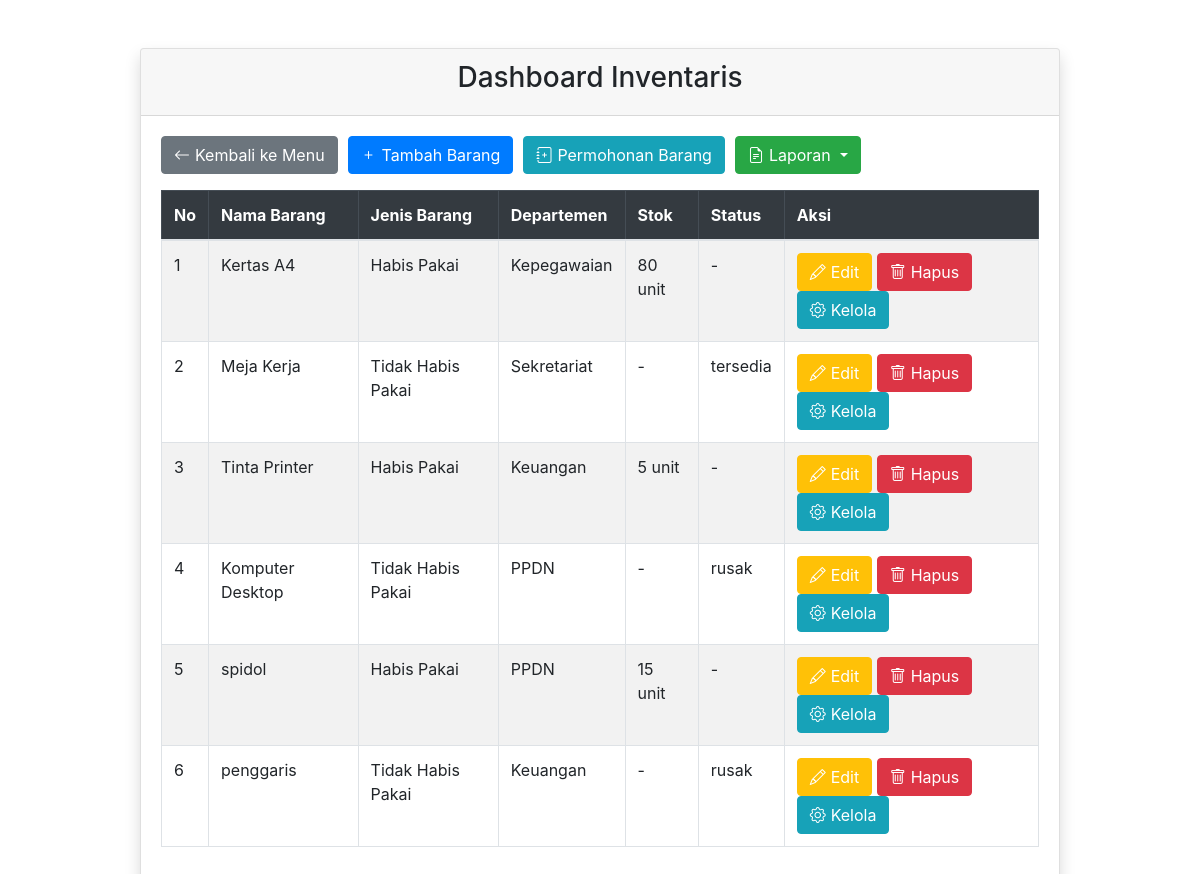
The page /inventaris.php (signed in) on the database its author committed.
### tables this page shows
CREATE TABLE IF NOT EXISTS `tbl_barang` (
  `id_barang` int NOT NULL AUTO_INCREMENT,
  `nama_barang` varchar(100) NOT NULL,
  `jenis_barang` enum('habis_pakai','tidak_habis_pakai') NOT NULL,
  `deskripsi` text,
  `id_departemen` int NOT NULL,
  `created_at` date DEFAULT NULL,
  PRIMARY KEY (`id_barang`),
  KEY `id_departemen` (`id_departemen`),
  CONSTRAINT `tbl_barang_ibfk_1` FOREIGN KEY (`id_departemen`) REFERENCES `tbl_departemen` (`id_departemen`) ON DELETE RESTRICT
);

CREATE TABLE IF NOT EXISTS `tbl_departemen` (
  `id_departemen` int NOT NULL AUTO_INCREMENT,
  `nama_departemen` varchar(50) NOT NULL,
  `created_at` date DEFAULT NULL,
  PRIMARY KEY (`id_departemen`)
);

### inventaris.php (the view, shortened to what this page needs)
<?php
include "config/koneksi.php";
?>
<!doctype html>
<html lang="en">
<head>
    <link rel="stylesheet" href="assets/css/bootstrap.min.css">
    <link rel="stylesheet" href="https://cdn.jsdelivr.net/npm/bootstrap-icons@1.11.3/font/bootstrap-icons.min.css">
</head>
<body>
    <div class="container">
        <div class="row mt-5">
            <div class="col-lg-10 mx-auto">
                <div class="card shadow rounded">
                    <div class="card-header">
                        <h3 class="text-center">Dashboard Inventaris</h3>
                    </div>
                    <div class="card-body">
                        <div class="button-group">
                            <a href="menu.php" class="btn btn-secondary"><i class="bi bi-arrow-left"></i> Kembali ke Menu</a>
                            <a href="tambah_barang.php" class="btn btn-primary"><i class="bi bi-plus"></i> Tambah Barang</a>
                            <a href="permohonan_barang.php" class="btn btn-info"><i class="bi bi-journal-plus"></i> Permohonan Barang</a>
                            <div class="dropdown">
                                <button class="btn btn-success dropdown-toggle" id="dropdownLaporan">
                                    <i class="bi bi-file-earmark-text"></i> Laporan
                                </button>
                            </div>
                        </div>
                        <table class="table table-bordered table-striped">
                            <thead class="table-dark">
                                <tr>
                                    <th>No</th>
                                    <th>Nama Barang</th>
                                    <th>Jenis Barang</th>
                                    <th>Departemen</th>
                                    <th>Stok</th>
                                    <th>Status</th>
                                    <th>Aksi</th>
                                </tr>
                            </thead>
                            <tbody>
                                <?php
                                $query = "
                                    SELECT b.id_barang, b.nama_barang, b.jenis_barang, d.nama_departemen,
                                        COALESCE(
                                            (SELECT SUM(CASE WHEN s.tipe_transaksi = 'masuk' THEN s.jumlah ELSE -s.jumlah END)
                                             FROM tbl_stok_barang s WHERE s.id_barang = b.id_barang),
                                             0
                                        ) as stok,
                                        (SELECT s.status FROM tbl_status_barang s
                                         WHERE s.id_barang = b.id_barang ORDER BY s.created_at DESC LIMIT 1) as status
                                    FROM tbl_barang b
                                    JOIN tbl_departemen d ON b.id_departemen = d.id_departemen
                                    ORDER BY b.id_barang";
                                $result = mysqli_query($koneksi, $query);
                                $no = 1;
                                while ($row = mysqli_fetch_array($result)) {
                                    $stok = ($row['jenis_barang'] == 'habis_pakai') ? $row['stok'] . ' unit' : '-';
                                    $status = ($row['jenis_barang'] == 'tidak_habis_pakai') ? ($row['status'] ?? 'Tersedia') : '-';
                                    $kelola_link = ($row['jenis_barang'] == 'habis_pakai') ? "kelola_stok.php?id={$row['id_barang']}" : "kelola_status.php?id={$row['id_barang']}";
                                    ?>
                                    <tr>
                                        <td><?php echo $no++; ?></td>
                                        <td><?php echo htmlspecialchars($row['nama_barang']); ?></td>
                                        <td><?php echo $row['jenis_barang'] == 'habis_pakai' ? 'Habis Pakai' : 'Tidak Habis Pakai'; ?></td>
                                        <td><?php echo htmlspecialchars($row['nama_departemen']); ?></td>
                                        <td><?php echo htmlspecialchars($stok); ?></td>
                                        <td><?php echo htmlspecialchars($status); ?></td>
                                        <td>
                                            <a href="edit_barang.php?id=<?php echo $row['id_barang']; ?>" class="btn btn-warning btn-sm"><i class="bi bi-pencil"></i> Edit</a>
                                            <a href="hapus_barang.php?id=<?php echo $row['id_barang']; ?>" class="btn btn-danger btn-sm" onclick="return confirm('Yakin ingin menghapus barang ini?')"><i class="bi bi-trash"></i> Hapus</a>
                                            <a href="<?php echo $kelola_link; ?>" class="btn btn-info btn-sm"><i class="bi bi-gear"></i> Kelola</a>
                                        </td>
                                    </tr>
                                    <?php
                                }
                                ?>
                            </tbody>
                        </table>
                    </div>
                </div>
            </div>
        </div>
    </div>
</body>
</html>

### inventaris.php (style rules this page uses)
.button-group { display: flex; align-items: center; gap: 10px; margin-bottom: 1rem; }
.btn { padding: 6px 12px; font-size: 16px; border-radius: 4px; text-decoration: none; color: #fff; display: inline-flex; align-items: center; gap: 5px; }
.btn-secondary { background-color: #6c757d; border: 1px solid #6c757d; }
.btn-primary { background-color: #007bff; border: 1px solid #007bff; }
.btn-success { background-color: #28a745; border: 1px solid #28a745; }
.dropdown { position: relative; display: inline-block; }
.dropdown-toggle { cursor: pointer; }

### rows shown on the page
tbl_barang: nama_barang "Kertas A4", shows "Habis Pakai", id_departemen.nama_departemen "Kepegawaian", stok "80 unit", jenis_barang "-"
tbl_barang: nama_barang "Meja Kerja", shows "Tidak Habis Pakai", id_departemen.nama_departemen "Sekretariat", jenis_barang "-", status "tersedia"
tbl_barang: nama_barang "Tinta Printer", shows "Habis Pakai", id_departemen.nama_departemen "Keuangan", stok "5 unit", jenis_barang "-"
tbl_barang: nama_barang "Komputer Desktop", shows "Tidak Habis Pakai", id_departemen.nama_departemen "PPDN", jenis_barang "-", status "rusak"
tbl_barang: nama_barang "spidol", shows "Habis Pakai", id_departemen.nama_departemen "PPDN", stok "15 unit", jenis_barang "-"
tbl_barang: nama_barang "penggaris", shows "Tidak Habis Pakai", id_departemen.nama_departemen "Keuangan", jenis_barang "-", status "rusak"
